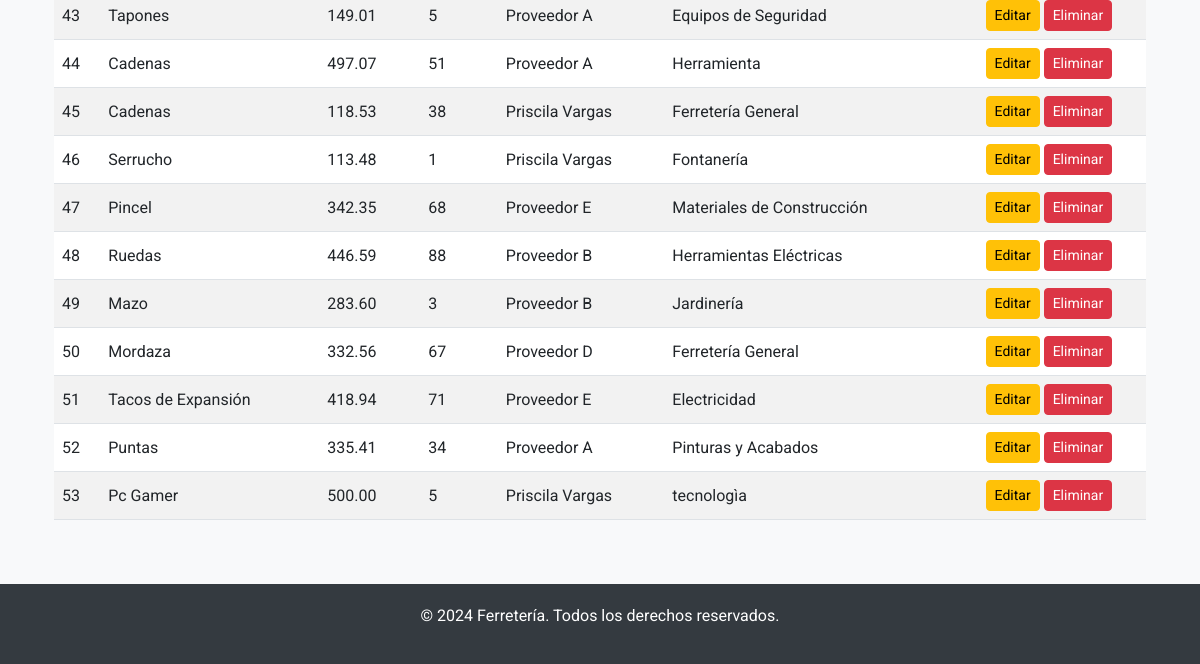
/productos/ (lower part), run on an earlier commit of the app's database.
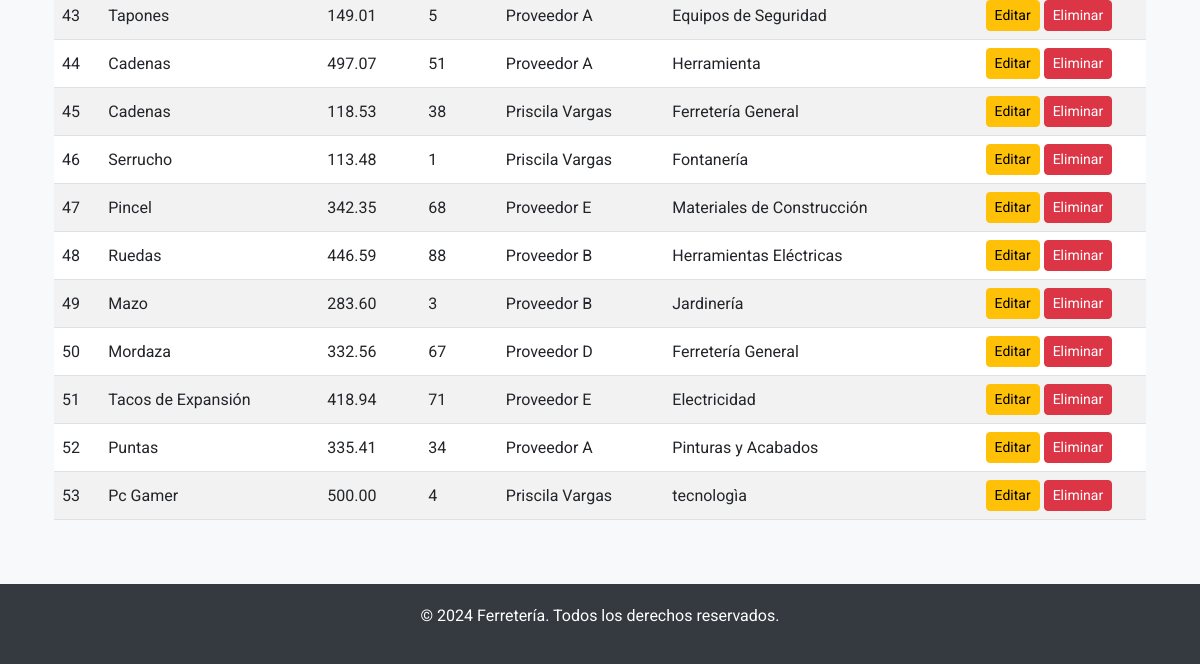
And on a later commit of the database.
### miAplicacion/models.py (models this page shows, shortened)
class Producto(models.Model):
    nombre = models.CharField(max_length=100)
    descripcion = models.TextField()
    precio = models.DecimalField(max_digits=10, decimal_places=2, default=0.00)
    cantidad_stock = models.IntegerField()
    categoria = models.ForeignKey('Categoria', on_delete=models.SET_NULL, null=True)
    fecha_creacion = models.DateField(auto_now_add=True)
    fecha_actualizacion = models.DateTimeField(auto_now=True)
    proveedor = models.ForeignKey('Proveedor', on_delete=models.SET_NULL, null=True, blank=True)

class Proveedor(models.Model):
    nombre = models.CharField(max_length=100)
    tipo_producto = models.CharField(max_length=100, default='')
    telefono = models.CharField(max_length=15, default='')
    email = models.EmailField(default='', blank=True)
    direccion = models.CharField(max_length=200, default='', blank=True)
    def __str__(self):
        return self.nombre

class Categoria(models.Model):
    nombre = models.CharField(max_length=50, unique=True)
    descripcion = models.TextField(blank=True, null=True)
    def __str__(self):
        return self.nombre

### miAplicacion/views.py (the view)
# urls.py: path('productos/', views.productos_list, name='productos_list'),
def productos_list(request):
    productos = Producto.objects.all()
    return render(request, 'productos/productos_list.html', {'productos': productos})

### miAplicacion/templates/productos/productos_list.html (shortened to what this page needs)
{% extends 'base.html' %}
{% block content %}
<div class="container my-5">
    <div class="table-responsive">
        <table class="table table-striped table-hover align-middle">
            <tbody>
                {% for producto in productos %}
                <tr>
                    <td>{{ producto.id }}</td>
                    <td>{{ producto.nombre }}</td>
                    <td>{{ producto.precio }}</td>
                    <td>{{ producto.cantidad_stock}}</td>
                    <td>{{ producto.proveedor }}</td>
                    <td>{{ producto.categoria }}</td>
                    <td class="text-center">
                        <a href="{% url 'productos_update' producto.id %}" class="btn btn-warning btn-sm">Editar</a>
                        <a href="{% url 'productos_delete' producto.id %}" class="btn btn-danger btn-sm">Eliminar</a>
                    </td>
                </tr>
                {% endfor %}
            </tbody>
        </table>
    </div>
</div>
{% endblock %}

What changed in the data, as far as the page shows it:
changed Producto "Pc Gamer": cantidad_stock "5" → "4"
